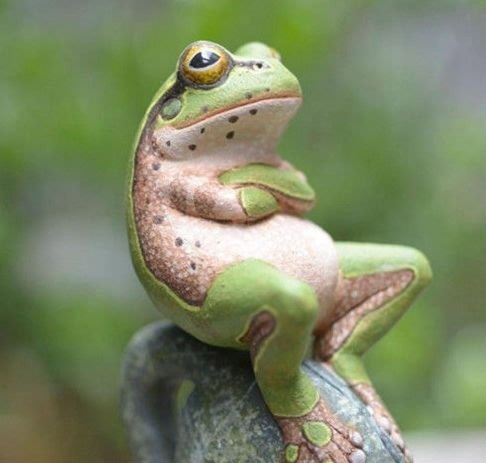
#> input picture frogg.jpg, 486 x 463 px
$ python make_img.py
#> lines starting #> are read from the running program, lines starting #| are printed output that depends on the picture
import cv2
from cv2 import imread
from cv2 import imwrite

img = cv2.imread("./frogg.jpg", cv2.IMREAD_GRAYSCALE)
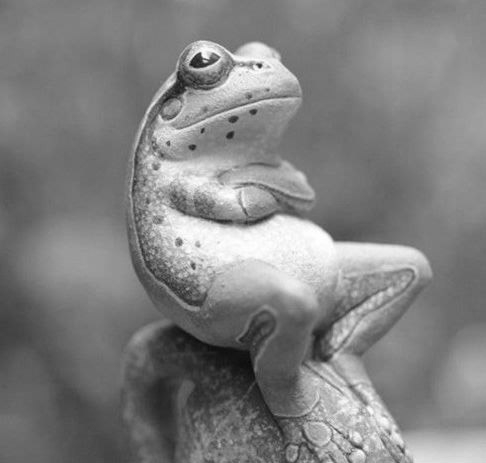
#> img: shape (463, 486); min 8, max 255, mean 128.3
img = cv2.resize(img, (64,64), interpolation=cv2.INTER_AREA)
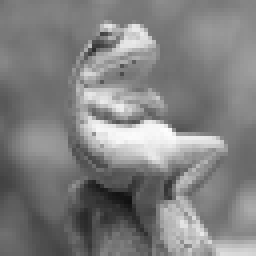
#> img: shape (64, 64) (shown 4 times larger); min 17, max 253, mean 128.3
imwrite("./froglow.jpg", img)

$ run again, with dog.jpg copied over frogg.jpg
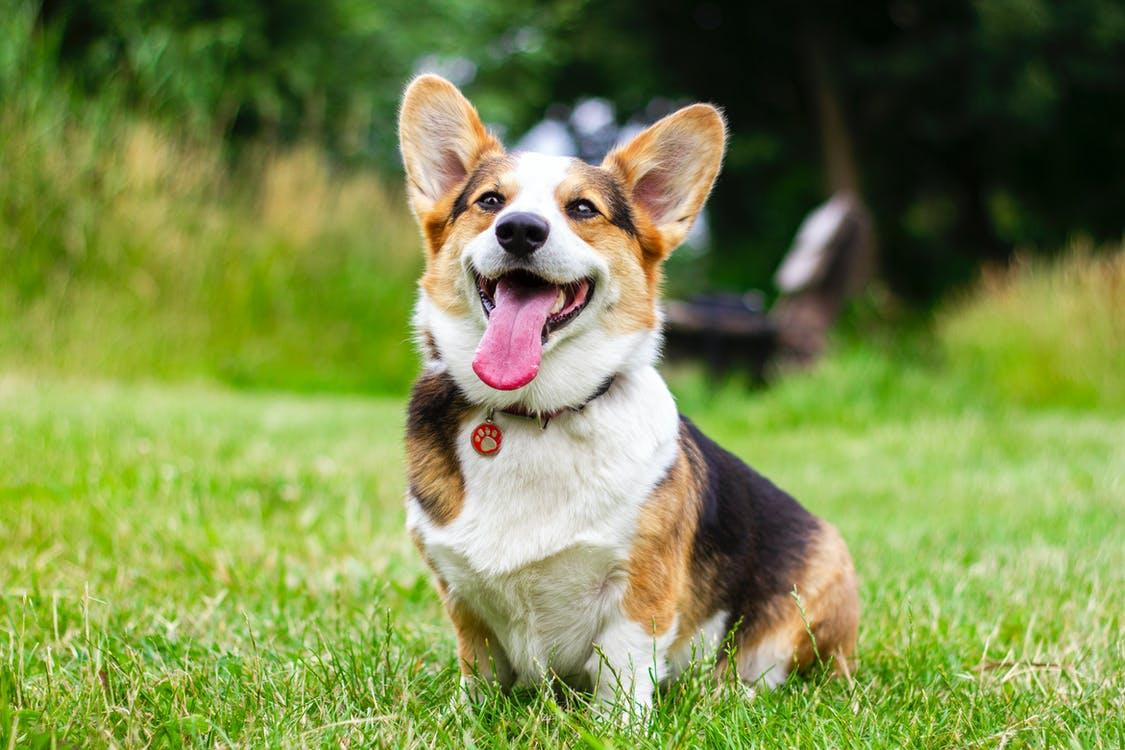
#> input picture dog.jpg, 1125 x 750 px
#> `img = cv2.imread("./frogg.jpg", cv2.IMREAD_GRAYSCALE)`:
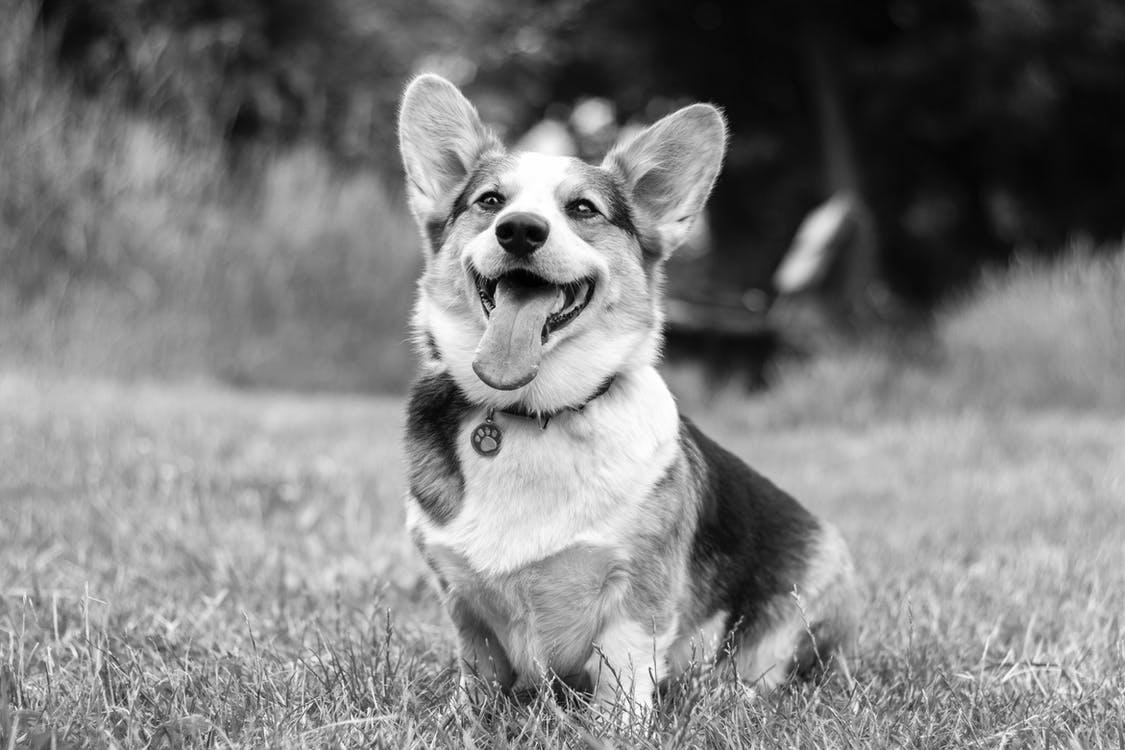
#> img: shape (750, 1125); min 0, max 255, mean 126.9
#> `img = cv2.resize(img, (64,64), interpolation=cv2.INTER_AREA)`:
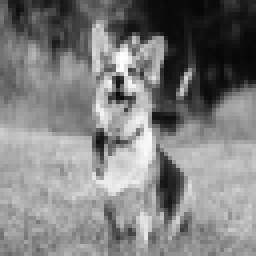
#> img: shape (64, 64) (shown 4 times larger); min 6, max 254, mean 126.9

$ run again, with mouse.jpeg copied over frogg.jpg
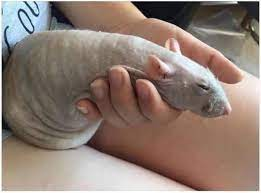
#> input picture mouse.jpeg, 261 x 193 px
#> `img = cv2.imread("./frogg.jpg", cv2.IMREAD_GRAYSCALE)`:
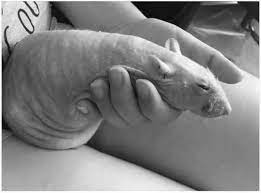
#> img: shape (193, 261); min 0, max 255, mean 128
#> `img = cv2.resize(img, (64,64), interpolation=cv2.INTER_AREA)`:
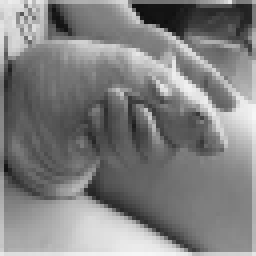
#> img: shape (64, 64) (shown 4 times larger); min 14, max 246, mean 128
